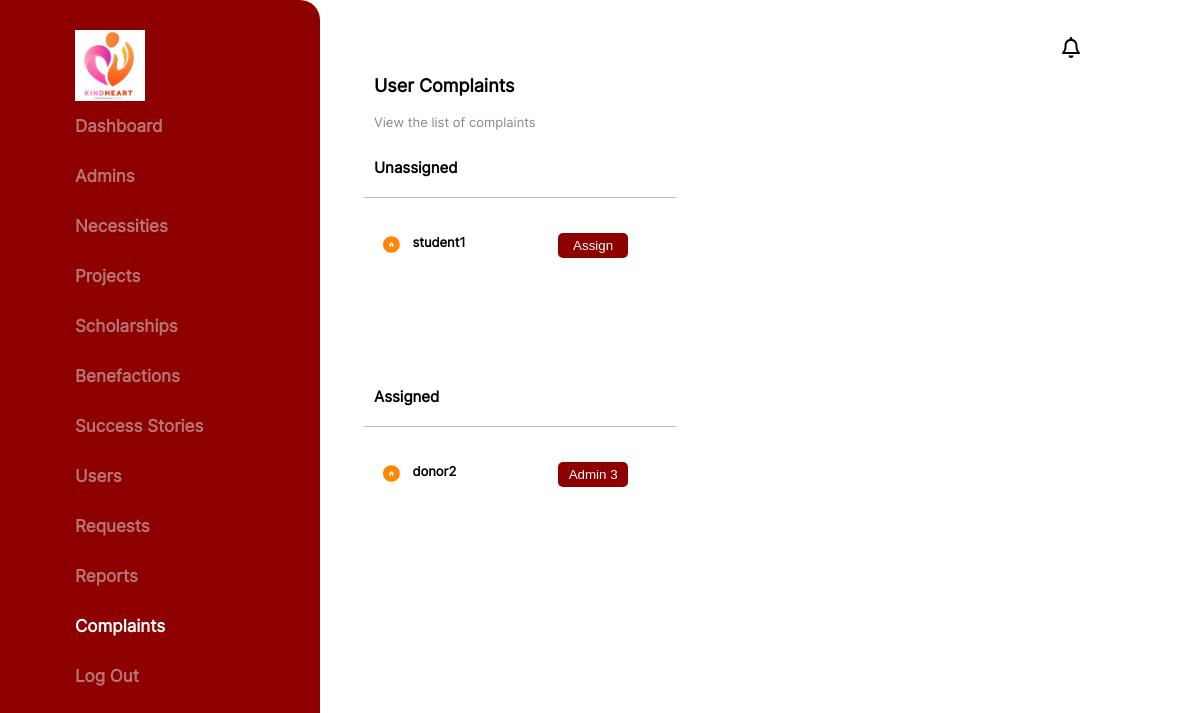
The page /superadmin/complaint (signed in) on the database its author committed.
### tables this page shows
CREATE TABLE `complaint` (
  `complaintID` int(11) NOT NULL,
  `complaineeID` int(11) NOT NULL,
  `complainerID` int(11) NOT NULL,
  `adminID` int(11) NOT NULL DEFAULT 0,
  `description` text NOT NULL,
  `handlingStatus` int(11) NOT NULL DEFAULT 0
);

CREATE TABLE `user` (
  `userID` int(11) NOT NULL,
  `username` varchar(255) NOT NULL,
  `email` varchar(255) DEFAULT NULL,
  `password` varchar(255) DEFAULT NULL,
  `userType` varchar(255) DEFAULT NULL,
  `status` int(11) DEFAULT NULL,
  `banCount` int(11) DEFAULT NULL,
  `bannedTime` datetime DEFAULT NULL
);

### app/controllers/SuperAdmin.php (called while the page is built, shortened)
<?php
class SuperAdmin extends Controller {
    public function __construct(){
        $this->complaintModel = $this->model('ComplaintModel');
    }
    public function complaint(){
        $data = [
            'title' => 'Home page',
            'unassigned' => $this->complaintModel->getAllUnassignedComplaints(),
            'assigned' => $this->complaintModel->getAllAssignedComplaints()
        ];
        $this->view('superAdmin/complaint', $data);
    }
}

### public/index.php (called while the page is built, shortened)
<?php
    $init = new Core;

### app/libraries/Database.php (called while the page is built, shortened)
<?php
    class Database{
        private $host = DB_HOST;
        private $user = DB_USER;
        private $password = DB_PASSWORD;
        private $dbname = DB_NAME;
        private $dbh;
        private $statement;
        public function __construct(){
            $dsn = 'mysql:host='.$this->host.';dbname='.$this->dbname;
            $option = array(
                PDO::ATTR_PERSISTENT => true,
                PDO::ATTR_ERRMODE => PDO::ERRMODE_EXCEPTION
            );
            try {
                $this->dbh = new PDO($dsn, $this->user, $this->password, $option);
            }
            catch(PDOException $e){
                $this->error = $e->getMessage();
                echo $this->error;
            }
        }
        public function query($sql){
            $this->statement = $this->dbh->prepare($sql);
        }
        public function execute(){
            try {
                return $this->statement->execute();
            } catch (PDOException $e) {
                $this->error = $e->getMessage();
                echo "Error executing query: " . $this->error;
                return false;
            }
        }
        public function resultSet(){
            $this->execute();
            return $this->statement->fetchAll(PDO::FETCH_OBJ);
        }
    }

### app/models/ComplaintModel.php (called while the page is built, shortened)
<?php
class ComplaintModel{
    private $db;
    public function __construct(){
        $this->db = new Database();
    }
    public function getAllUnassignedComplaints() {
        $this->db->query('SELECT c.complaintID, u.username FROM complaint c JOIN user u ON c.complainerID = u.userID WHERE c.adminID = 0;');
        $result = $this->db->resultSet();
        return $result;
    }
    public function getAllAssignedComplaints() {
        $this->db->query('SELECT c.complaintID, u.username, a.adminName FROM complaint c JOIN user u ON c.complainerID = u.userID JOIN admin a ON c.adminID = a.adminId WHERE c.adminID != 0;');
        $result = $this->db->resultSet();
        return $result;
    }
}

### app/views/superAdmin/complaint.php (the view, shortened to what this page needs)
<?php require APPROOT.'/views/inc/header.php'; ?>
<?php require APPROOT.'/views/inc/components/topnavbar.php'; ?>
<?php require APPROOT.'/views/inc/components/sidenavbar.php'; ?>
<main class="page-container">
    <section class="section" id="main">
        <div class="container">
            <h3 style="margin-top: 25px">User Complaints</h3>
            <p style="margin-left: 10px">View the list of complaints</p>
            <div class="list">
                <div class="list-title">
                    <h4>Unassigned</h4>
                </div>
                <div class="card-list">
                    <?php foreach($data['unassigned'] as $item) {?>
                    <a href="<?php echo URLROOT ?>/complaint/viewunassignedcomplaint/<?php echo $item->complaintID ?>">
                        <div class="card">
                            <table>
                                <tr>
                                    <td width="10%"><img src="<?php echo URLROOT ?>/img/house.png" alt=""></td>
                                    <td width="50%" class="content">
                                        <h4><?php echo $item->username ?></h4>
                                    </td>
                                    <td width="40%" class="option">
                                        <form action="<?php echo URLROOT ?>" method="post" class="assign-manage-form">
                                            <button type="submit" class="assign-manage" onclick="">
                                                Assign
                                            </button>
                                        </form>
                                    </td>
                                </tr>
                            </table>
                        </div>
                    </a>
                    <?php }?>
                </div>
            </div>
            <div class="list">
                <div class="list-title">
                    <h4>Assigned</h4>
                </div>
                <div class="card-list">
                    <?php foreach($data['assigned'] as $item) {?>
                    <a href="<?php echo URLROOT ?>/complaint/viewassignedcomplaint/<?php echo $item->complaintID ?>">
                        <div class="card">
                            <table>
                                <tr>
                                    <td width="10%"><img src="<?php echo URLROOT ?>/img/house.png" alt=""></td>
                                    <td width="50%" class="content">
                                        <h4><?php echo $item->username ?></h4>
                                    </td>
                                    <td width="40%" class="option">
                                        <form action="<?php echo URLROOT ?>/complaint/unassignadmin" method="post" class="assign-manage-form">
                                            <button type="submit" class="assign-manage" onclick="">
                                                <?php echo $item->adminName ?>
                                            </button>
                                        </form>
                                    </td>
                                </tr>
                            </table>
                        </div>
                    </a>
                    <?php }?>
                </div>
            </div>
        </div>
    </section>
</main>
<?php require APPROOT.'/views/inc/footer.php'; ?>

### public/css/style.css (style rules this page uses)
body { margin: 0; font-family: Inter-Regular; font-size: small; text-align: left; overflow-y: scroll; overflow-x: hidden; }
a { text-decoration: none; }
.page-container { position: absolute; top: 0; left: 0; width: 100vw; margin-top: 50px; }
.page-container .section { margin: 1vh 2vw; }
.page-container .section .container { transition: 0.5s; margin-left: 340px; }
.page-container .section .container h3 { margin-left: 10px; margin-top: -10px; font-size: 18px; font-weight: bolder; }
.page-container .section .container p { color: rgba(0, 0, 0, 0.471); }
.page-container .section .container .list { margin-right: 500px; margin-top: -10px; }
.page-container .section .container .list .list-title { padding: 5px 0 0 10px; font-size: 15px; font-weight: 700; border-bottom: 0.5px solid rgba(0, 0, 0, 0.257); }
.page-container .section .container .list .card-list { overflow: scroll; height: 160px; margin-top: 4px; padding: 5px; }
.page-container .section .container .list .card-list .card { width: 100%; height: 70px; border-radius: 20px; border: 1px solid white; transition: 0.2s; padding-top: 3px; }
.page-container .section .container .list .card-list .card table { width: 100%; height: 100%; padding: 0 10px 0 10px; }
.page-container .section .container .list .card-list .card table tr { width: 100%; height: 100%; }
.page-container .section .container .list .card-list .card table tr .content h4 { margin-top: 10px; color: black; }
.page-container .section .container .list .card-list .card table tr td img { width: 65%; }
.page-container .section .container .list .card-list .card table tr .option { display: grid; width: 70%; justify-content: right; padding-top: 20px; }
.page-container .section .container .list .card-list .card table tr .option .assign-manage-form .assign-manage { width: 70px; height: 25px; background-color: #8e0000; font-weight: 500; color: #ffffff; border: none; border-radius: 5px; transition: 0.2s; }

### rows shown on the page
complaint: user.username "student1"
complaint: user.username "donor2", adminID.adminName "Admin 3"
